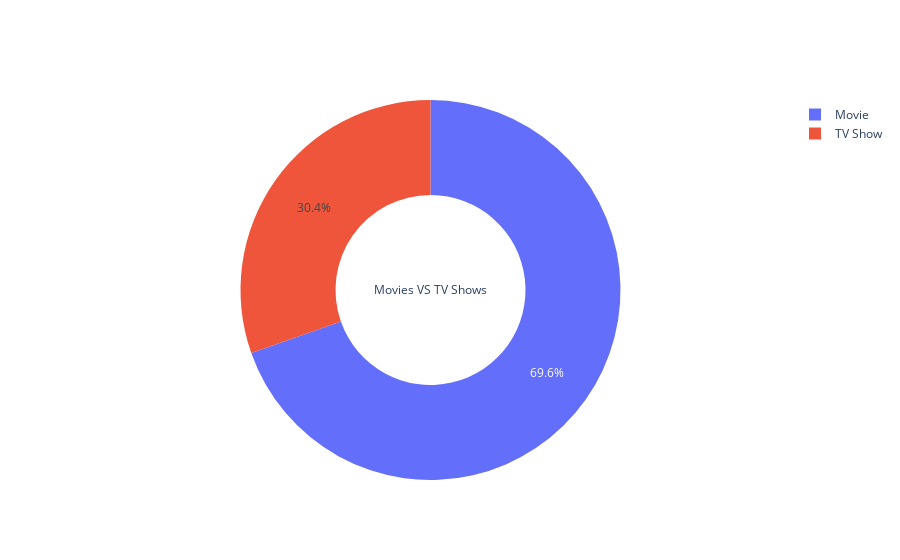

Source (notebook cell):
### Markdown cell above
Visualizing for better understanding

### Code cell
labels = df.type.value_counts().index
values = df.type.value_counts(normalize =True).values

fig = go.Figure(data=[go.Pie(labels=labels, values=values, hole=.5,
                              title= "Movies VS TV Shows")])

fig.show()

### Figure 1 — Plotly figure (JSON) as saved in the notebook; plotly's stock layout.template omitted (floating-point values rounded to 4 significant figures)
{"data": [{"hole": 0.5, "labels": ["Movie", "TV Show"], "title": {"text": "Movies VS TV Shows"}, "type": "pie", "values": [0.6962, 0.3038]}], "layout": {}}
